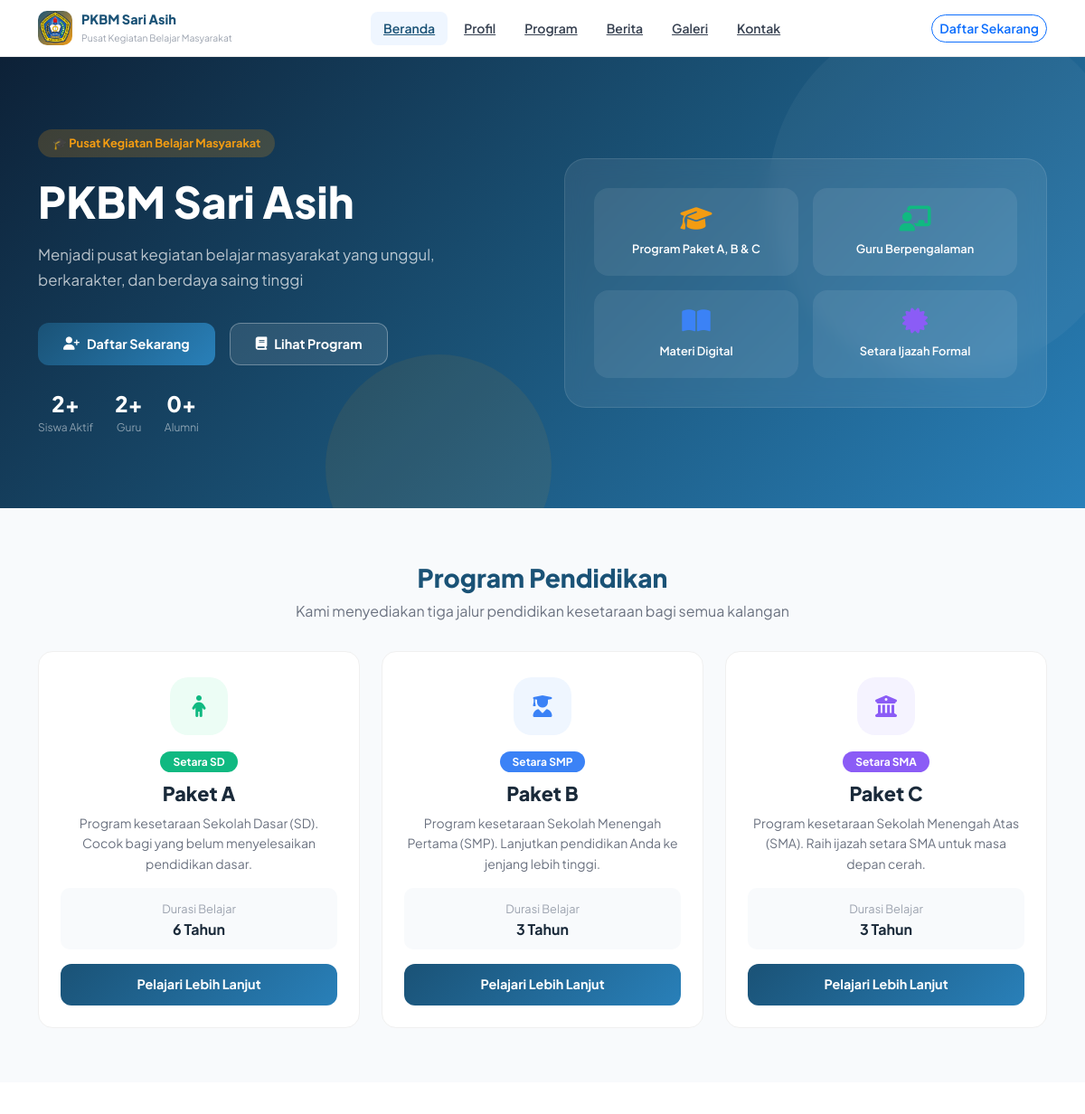
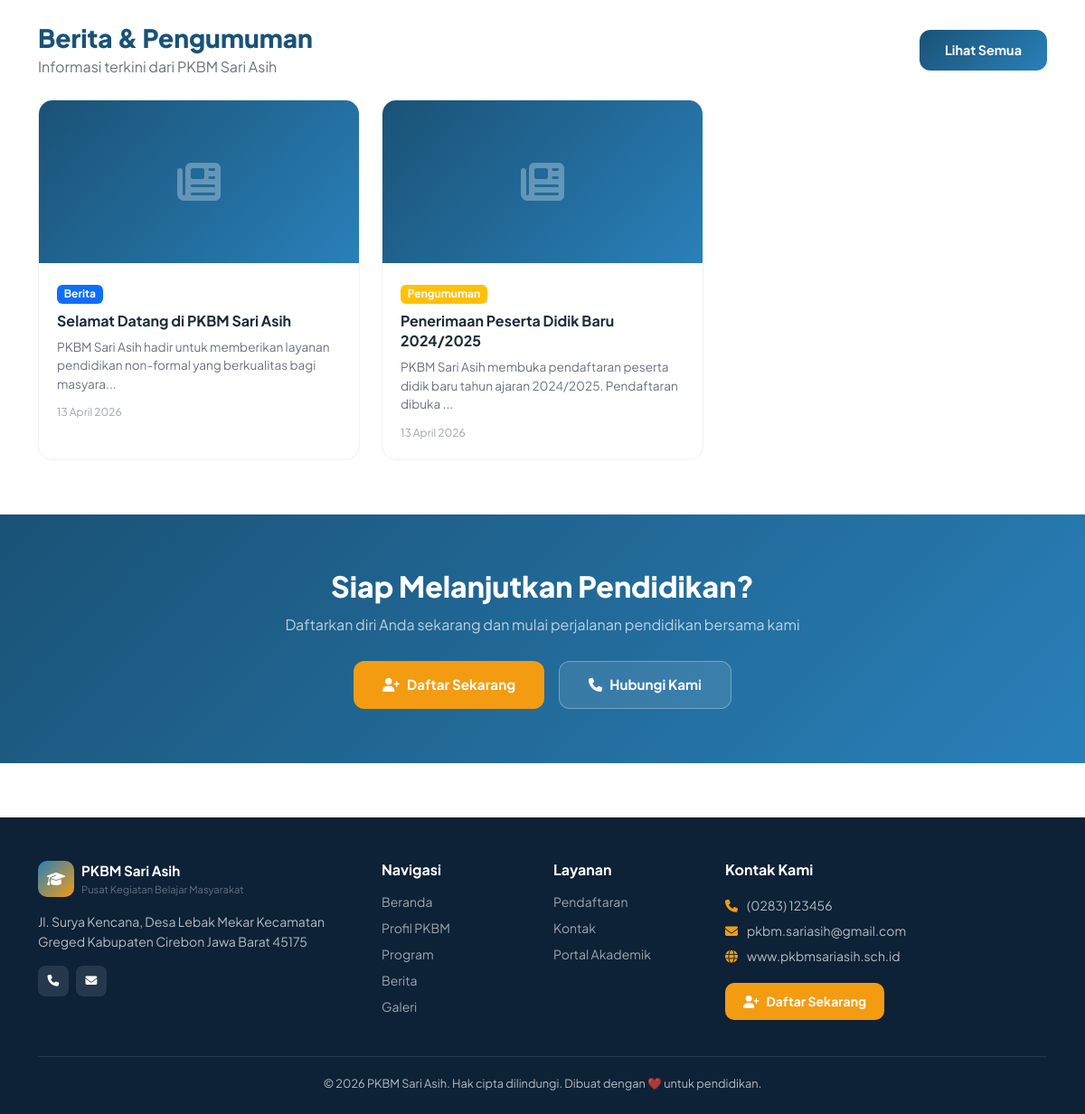
The page / on the database its author committed (2 pictures, top to bottom).
### tables this page shows
CREATE TABLE `artikel` (
  `id` int NOT NULL,
  `judul` varchar(255) NOT NULL,
  `slug` varchar(255) DEFAULT NULL,
  `konten` longtext,
  `gambar` varchar(255) DEFAULT NULL,
  `kategori` enum('berita','pengumuman','artikel') DEFAULT 'berita',
  `status` enum('draft','publish') DEFAULT 'draft',
  `penulis` int DEFAULT NULL,
  `views` int DEFAULT '0',
  `created_at` timestamp NULL DEFAULT CURRENT_TIMESTAMP,
  `updated_at` timestamp NULL DEFAULT CURRENT_TIMESTAMP ON UPDATE CURRENT_TIMESTAMP
);

### app/controllers/PublicController.php (called while the page is built, shortened)
<?php
require_once __DIR__ . '/../../config/app.php';
class PublicController {
    private $db;
    public function __construct() { $this->db = Database::getInstance(); }
    public function home() {
        $artikels=$this->db->fetchAll("SELECT * FROM artikel WHERE status='publish' ORDER BY created_at DESC LIMIT 3");
        $settings=$this->getSettings();
        require_once __DIR__ . '/../views/public/home.php';
    }
    private function getSettings() {
        $rows=$this->db->fetchAll("SELECT * FROM pengaturan");
        $s=[];
        foreach ($rows as $r) $s[$r['nama_key']]=$r['nilai_value'];
        return $s;
    }
}

### config/app.php (called while the page is built, shortened)
<?php
class Database {
    private static $instance = null;
    private $connection;
    private function __construct() {
        $this->connection = new mysqli(DB_HOST, DB_USER, DB_PASS, DB_NAME);
        $this->connection->set_charset(DB_CHARSET);
    }
    public static function getInstance() {
        if (self::$instance === null) {
            self::$instance = new self();
        }
        return self::$instance;
    }
    public function query($sql, $params = [], $types = '') {
        $stmt = $this->connection->prepare($sql);
        $stmt->execute();
        return $stmt;
    }
    public function fetchAll($sql, $params = [], $types = '') {
        $stmt = $this->query($sql, $params, $types);
        $result = $stmt->get_result();
        return $result->fetch_all(MYSQLI_ASSOC);
    }
    public function fetchOne($sql, $params = [], $types = '') {
        $stmt = $this->query($sql, $params, $types);
        $result = $stmt->get_result();
        return $result->fetch_assoc();
    }
}

### app/views/public/home.php (the view, shortened to what this page needs)
<?php
require_once __DIR__ . '/layout_header.php';
?>
<section style="background:linear-gradient(135deg,#0d2137 0%,#1a5276 50%,#2980b9 100%);padding:80px 0;position:relative;overflow:hidden;">
    <div style="position:absolute;right:-50px;top:-50px;width:400px;height:400px;background:rgba(255,255,255,.04);border-radius:50%;"></div>
    <div style="position:absolute;left:30%;bottom:-80px;width:250px;height:250px;background:rgba(243,156,18,.08);border-radius:50%;"></div>
    <div class="container" style="position:relative;">
        <div class="row align-items-center g-5">
            <div class="col-lg-6">
                <span style="background:rgba(243,156,18,.2);color:#f39c12;padding:6px 16px;border-radius:20px;font-size:.8rem;font-weight:700;display:inline-block;margin-bottom:20px;">
                    🎓 Pusat Kegiatan Belajar Masyarakat
                </span>
                <h1 style="font-size:clamp(2rem,5vw,3rem);font-weight:800;color:white;line-height:1.2;margin-bottom:16px;">
                    <?= htmlspecialchars($settings['nama_pkbm'] ?? 'PKBM Sari Asih') ?>
                </h1>
                <p style="color:rgba(255,255,255,.7);font-size:1.05rem;line-height:1.7;margin-bottom:32px;">
                    <?= htmlspecialchars(substr($settings['visi'] ?? 'Kami berkomitmen memberikan pendidikan berkualitas untuk semua.', 0, 160)) ?>
                </p>
                <div class="d-flex flex-wrap gap-3">
                    <a href="<?= APP_URL ?>/index.php?page=daftar" class="btn-primary-pub">
                        <i class="fas fa-user-plus"></i> Daftar Sekarang
                    </a>
                    <a href="<?= APP_URL ?>/index.php?page=program" style="background:rgba(255,255,255,.1);color:white;border:1px solid rgba(255,255,255,.3);padding:12px 28px;border-radius:12px;font-weight:700;font-size:.9rem;text-decoration:none;display:inline-flex;align-items:center;gap:8px;">
                        <i class="fas fa-book"></i> Lihat Program
                    </a>
                </div>
                <div class="d-flex gap-4 mt-4">
                    <?php
                    try {
                        $db = Database::getInstance();
                        $totalSiswa = $db->fetchOne("SELECT COUNT(*) as c FROM siswa WHERE status='aktif'")['c'] ?? 0;
                        $totalGuru  = $db->fetchOne("SELECT COUNT(*) as c FROM guru WHERE status='aktif'")['c'] ?? 0;
                        $totalLulus = $db->fetchOne("SELECT COUNT(*) as c FROM siswa WHERE status='lulus'")['c'] ?? 0;
                    } catch(Exception $e) { $totalSiswa=$totalGuru=$totalLulus=0; }
                    ?>
                    <?php foreach([[$totalSiswa,'Siswa Aktif'],[$totalGuru,'Guru'],[$totalLulus,'Alumni']] as $s): ?>
                    <div style="text-align:center;">
                        <div style="font-size:1.5rem;font-weight:800;color:white;"><?= $s[0] ?>+</div>
                        <div style="font-size:.75rem;color:rgba(255,255,255,.5);"><?= $s[1] ?></div>
                    </div>
                    <?php endforeach; ?>
                </div>
            </div>
            <div class="col-lg-6 d-none d-lg-block">
                <div style="background:rgba(255,255,255,.08);backdrop-filter:blur(10px);border-radius:24px;padding:32px;border:1px solid rgba(255,255,255,.1);">
                    <div style="display:grid;grid-template-columns:1fr 1fr;gap:16px;">
                        <?php foreach([['fa-graduation-cap','#f39c12','Program Paket A, B & C'],['fa-chalkboard-teacher','#10b981','Guru Berpengalaman'],['fa-book-open','#3b82f6','Materi Digital'],['fa-certificate','#8b5cf6','Setara Ijazah Formal']] as $f): ?>
                        <div style="background:rgba(255,255,255,.08);border-radius:16px;padding:20px;text-align:center;">
                            <i class="fas <?=$f[0]?>" style="font-size:1.75rem;color:<?=$f[1]?>;margin-bottom:10px;display:block;"></i>
                            <div style="color:white;font-size:.8rem;font-weight:600;"><?=$f[2]?></div>
                        </div>
                        <?php endforeach; ?>
                    </div>
                </div>
            </div>
        </div>
    </div>
</section>
<section style="padding:60px 0;background:#f8fafc;">
    <div class="container">
        <div class="text-center mb-4">
            <h2 class="section-title">Program Pendidikan</h2>
            <p class="section-subtitle">Kami menyediakan tiga jalur pendidikan kesetaraan bagi semua kalangan</p>
        </div>
        <div class="row g-4 justify-content-center">
            <?php foreach([
                ['Paket A','Setara SD','fa-child','#10b981','#ecfdf5','Program kesetaraan Sekolah Dasar (SD). Cocok bagi yang belum menyelesaikan pendidikan dasar.','6 Tahun'],
                ['Paket B','Setara SMP','fa-user-graduate','#3b82f6','#eff6ff','Program kesetaraan Sekolah Menengah Pertama (SMP). Lanjutkan pendidikan Anda ke jenjang lebih tinggi.','3 Tahun'],
                ['Paket C','Setara SMA','fa-university','#8b5cf6','#f5f3ff','Program kesetaraan Sekolah Menengah Atas (SMA). Raih ijazah setara SMA untuk masa depan cerah.','3 Tahun'],
            ] as $p): ?>
            <div class="col-md-4">
                <div class="card-pub h-100">
                    <div style="padding:28px 24px 0;text-align:center;">
                        <div style="width:64px;height:64px;background:<?=$p[4]?>;border-radius:20px;display:flex;align-items:center;justify-content:center;margin:0 auto 16px;">
                            <i class="fas <?=$p[2]?>" style="font-size:1.5rem;color:<?=$p[3]?>;"></i>
                        </div>
                        <span style="background:<?=$p[3]?>;color:white;padding:4px 14px;border-radius:20px;font-size:.75rem;font-weight:700;"><?=$p[1]?></span>
                        <h3 style="font-size:1.35rem;font-weight:800;margin-top:12px;color:#1a2a3a;"><?=$p[0]?></h3>
                        <p style="color:#6b7280;font-size:.875rem;line-height:1.6;"><?=$p[5]?></p>
                    </div>
                    <div style="padding:0 24px 24px;">
                        <div style="background:#f8fafc;border-radius:10px;padding:10px 16px;text-align:center;margin-bottom:16px;">
                            <span style="font-size:.8rem;color:#9ca3af;">Durasi Belajar</span>
                            <div style="font-weight:700;color:#1a2a3a;"><?=$p[6]?></div>
                        </div>
                        <a href="<?= APP_URL ?>/index.php?page=program" class="btn-primary-pub w-100 justify-content-center">Pelajari Lebih Lanjut</a>
                    </div>
                </div>
            </div>
            <?php endforeach; ?>
        </div>
    </div>
</section>
<?php if(!empty($artikels)): ?>
<section style="padding:60px 0;">
    <div class="container">
        <div class="d-flex justify-content-between align-items-center mb-4">
            <div>
                <h2 class="section-title mb-1">Berita & Pengumuman</h2>
                <p class="section-subtitle mb-0">Informasi terkini dari PKBM Sari Asih</p>
            </div>
            <a href="<?= APP_URL ?>/index.php?page=berita" class="btn-primary-pub">Lihat Semua</a>
        </div>
        <div class="row g-4">
            <?php foreach($artikels as $a): ?>
            <div class="col-md-4">
                <div class="card-pub h-100">
                    <?php if($a['gambar']): ?>
                    <img src="<?= getFileUrl($a['gambar']) ?>" alt="<?=htmlspecialchars($a['judul'])?>" style="width:100%;height:180px;object-fit:cover;">
                    <?php else: ?>
                    <div style="width:100%;height:180px;background:linear-gradient(135deg,#1a5276,#2980b9);display:flex;align-items:center;justify-content:center;">
                        <i class="fas fa-newspaper fa-3x" style="color:rgba(255,255,255,.3);"></i>
                    </div>
                    <?php endif; ?>
                    <div style="padding:20px;">
                        <span class="badge bg-<?=$a['kategori']==='berita'?'primary':($a['kategori']==='pengumuman'?'warning':'secondary')?> mb-2"><?=ucfirst($a['kategori'])?></span>
                        <h5 style="font-weight:700;font-size:1rem;margin-bottom:8px;line-height:1.4;">
                            <a href="<?= APP_URL ?>/index.php?page=berita_detail&slug=<?= urlencode($a['slug']) ?>" style="color:#1a2a3a;text-decoration:none;"><?= htmlspecialchars(substr($a['judul'],0,60)).(strlen($a['judul'])>60?'...':'') ?></a>
                        </h5>
                        <p style="color:#6b7280;font-size:.85rem;margin-bottom:12px;"><?= htmlspecialchars(strip_tags(substr($a['konten']??'',0,100))).'...' ?></p>
                        <div style="font-size:.75rem;color:#9ca3af;"><?= date('d F Y',strtotime($a['created_at'])) ?></div>
                    </div>
                </div>
            </div>
            <?php endforeach; ?>
        </div>
    </div>
</section>
<?php endif; ?>
<section style="padding:60px 0;background:linear-gradient(135deg,#1a5276,#2980b9);">
    <div class="container text-center">
        <h2 style="font-size:2rem;font-weight:800;color:white;margin-bottom:12px;">Siap Melanjutkan Pendidikan?</h2>
        <p style="color:rgba(255,255,255,.7);font-size:1rem;margin-bottom:28px;">Daftarkan diri Anda sekarang dan mulai perjalanan pendidikan bersama kami</p>
        <div class="d-flex justify-content-center gap-3 flex-wrap">
            <a href="<?= APP_URL ?>/index.php?page=daftar" style="background:var(--accent);color:white;padding:14px 32px;border-radius:12px;font-weight:700;font-size:.95rem;text-decoration:none;display:inline-flex;align-items:center;gap:8px;">
                <i class="fas fa-user-plus"></i> Daftar Sekarang
            </a>
            <a href="<?= APP_URL ?>/index.php?page=kontak" style="background:rgba(255,255,255,.1);color:white;border:1px solid rgba(255,255,255,.3);padding:14px 32px;border-radius:12px;font-weight:700;font-size:.95rem;text-decoration:none;display:inline-flex;align-items:center;gap:8px;">
                <i class="fas fa-phone"></i> Hubungi Kami
            </a>
        </div>
    </div>
</section>
<?php require_once __DIR__ . '/layout_footer.php'; ?>

### app/views/public/layout_header.php (style rules this page uses)
:root { --primary: #1a5276; --primary-light: #2980b9; --accent: #f39c12; --font: 'Plus Jakarta Sans', sans-serif; }
* { box-sizing: border-box; }
body { font-family: var(--font); color: #1a2a3a; }
.section-title { font-size: 1.75rem; font-weight: 800; color: var(--primary); margin-bottom: 8px; }
.section-subtitle { color: #6b7280; font-size: 1rem; margin-bottom: 32px; }
.btn-primary-pub { background: linear-gradient(135deg, var(--primary), var(--primary-light)); color: white; border: none; padding: 12px 28px; border-radius: 12px; font-family: var(--font); font-weight: 700; font-size: 0.9rem; cursor: pointer; text-decoration: none; display: inline-flex; align-items: center; gap: 8px; transition: all 0.2s; }
.card-pub { background: white; border-radius: 16px; border: 1px solid #f0f0f0; overflow: hidden; transition: all 0.2s; }

### rows shown on the page
artikel: kategori "Berita", judul "Selamat Datang di PKBM Sari Asih", konten "PKBM Sari Asih hadir untuk memberikan layanan pendidikan non-formal yang berkualitas bagi masyara", created_at "13 April 2026"
artikel: kategori "Pengumuman", judul "Penerimaan Peserta Didik Baru 2024/2025", konten "PKBM Sari Asih membuka pendaftaran peserta didik baru tahun ajaran 2024/2025. Pendaftaran dibuka", created_at "13 April 2026"

### other values the page prints
$settings['nama_pkbm'] "PKBM Sari Asih"
$s[0] "2"
$s[1] "Siswa Aktif"
$s[1] "Guru"
$s[0] "0"
$s[1] "Alumni"
$f[2] "Program Paket A, B & C"
$f[2] "Guru Berpengalaman"
$f[2] "Materi Digital"
$f[2] "Setara Ijazah Formal"
$p[1] "Setara SD"
$p[0] "Paket A"
$p[5] "Program kesetaraan Sekolah Dasar (SD). Cocok bagi yang belum menyelesaikan pendidikan dasar."
$p[6] "6 Tahun"
$p[1] "Setara SMP"
